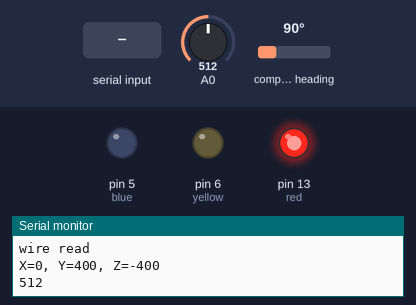
Recording of a sketch running on a simulated Arduino Uno, built with avr-gcc and run on an emulated ATmega328P. On the bench: output pins drawn as LEDs (lit = HIGH), the last lines printed to the serial monitor. Wiring (inferred from the names in the program): HMC5883L compass at I2C address 0x1E. Inputs (shaded band) come from the test bench; at power-on: A0 = 512, compass heading 90°.

Above: at 1.3 s.
1.4 s: A0 set to 487
At 2.5 s:
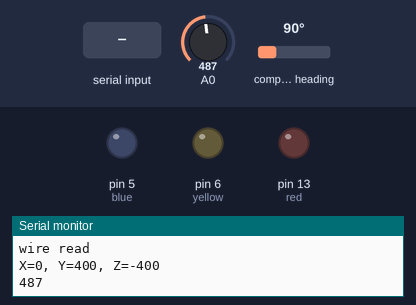
3.6 s: "2" received over the second serial link
At 4.6 s:
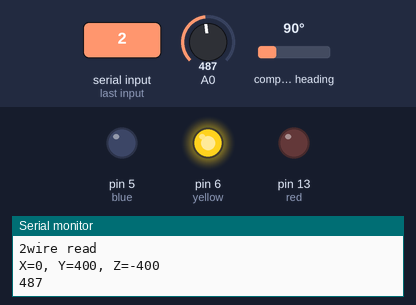
5.6 s: "4" received over the second serial link
At 6.7 s:
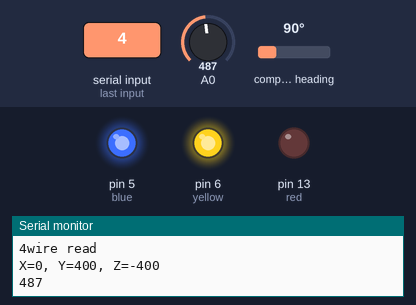
7.6 s: A0 set to 510
At 8.9 s:
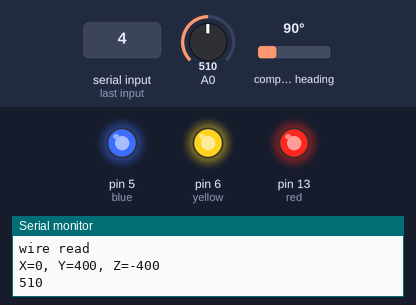
9.6 s: "3" received over the second serial link
At 11.0 s:
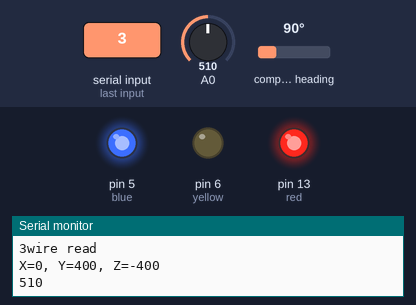
11.6 s: A0 set to 490
At 13.1 s:
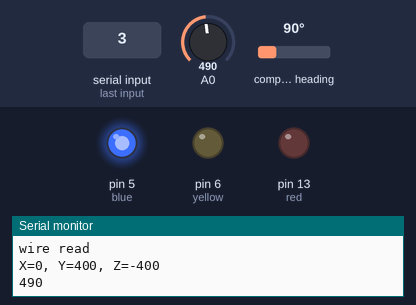
Timing chart, 0 to 14.6 s (numbered marks = the images above; inputs shaded):
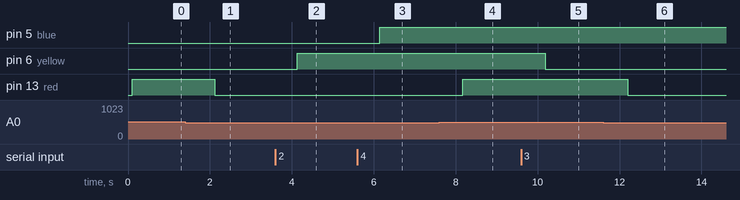

The sketch:

bridgesafty.ino
```cpp
#include <SoftwareSerial.h>
#include <Wire.h>


SoftwareSerial BTSerial(2, 3);  //TX, RX

#define Addr 0x1E               // 7-bit address of HMC5883 compass


int val = 0;

void setup() {
  Serial.begin(9600);
  BTSerial.begin(9600);
  pinMode(13, OUTPUT);  //red
  pinMode(6, OUTPUT);   //yellow
  pinMode(5, OUTPUT);   //blue
  digitalWrite(13, LOW);
  digitalWrite(6, LOW);
  digitalWrite(5, LOW);

  pinMode(9, INPUT);

  delay(100);

  Wire.begin();
  // Set operating mode to continuous
  Wire.beginTransmission(Addr);
  Wire.write(byte(0x02));
  Wire.write(byte(0x00));
  Wire.endTransmission();
}

void loop() {

  int x, y, z;

  if (BTSerial.available()) {
    char data = BTSerial.read();
    Serial.write(data);

    if (data == '0') {
      digitalWrite(13, HIGH);
    } else if (data == '1') {
      digitalWrite(13, LOW);
    }  else if (data == '2') {
      digitalWrite(6, HIGH);
    }  else if (data == '3') {
      digitalWrite(6, LOW);
    }  else if (data == '4') {
      digitalWrite(5, HIGH);
    }  else if (data == '5') {
      digitalWrite(5, LOW);
    }
  }

  // Initiate communications with compass
  Wire.beginTransmission(Addr);
  Wire.write(0x03);       // Send request to X MSB register
  Wire.endTransmission();

  Wire.requestFrom(Addr, 6);    // Request 6 bytes; 2 bytes per axis

  if(Wire.available() <=6) {    // If 6 bytes available
    x = Wire.read() << 8 | Wire.read();
    z = Wire.read() << 8 | Wire.read();
    y = Wire.read() << 8 | Wire.read();
    Serial.println("wire read");
  }

  // Print raw values
  Serial.print("X=");
  Serial.print(x);
  Serial.print(", Y=");
  Serial.print(y);
  Serial.print(", Z=");
  Serial.println(z);


  val = analogRead(A0);
  if(val > 500) {
    digitalWrite(13, HIGH);
  } else {
    digitalWrite(13, LOW);
  }

  //if (Serial.available()){
    //BTSerial.write(Serial.read());
    BTSerial.print("01 ");
    BTSerial.print(val);
    Serial.println(val);

    delay(1000);
  //}
}
```

Measured:
- the behaviour switches between 501 and 500 on A0 (found by bisection; images 0 and 1)
- after the input at 1.4 s, pin 13 (red): HIGH → LOW after 0.72 s
- after the input at 3.6 s, pin 6 (yellow): LOW → HIGH after 0.53 s
- after the input at 5.6 s, pin 5 (blue): LOW → HIGH after 0.55 s
- after the input at 7.6 s, pin 13 (red): LOW → HIGH after 0.57 s
- after the input at 9.6 s, pin 6 (yellow): HIGH → LOW after 0.58 s
- after the input at 11.6 s, pin 13 (red): HIGH → LOW after 0.60 s
